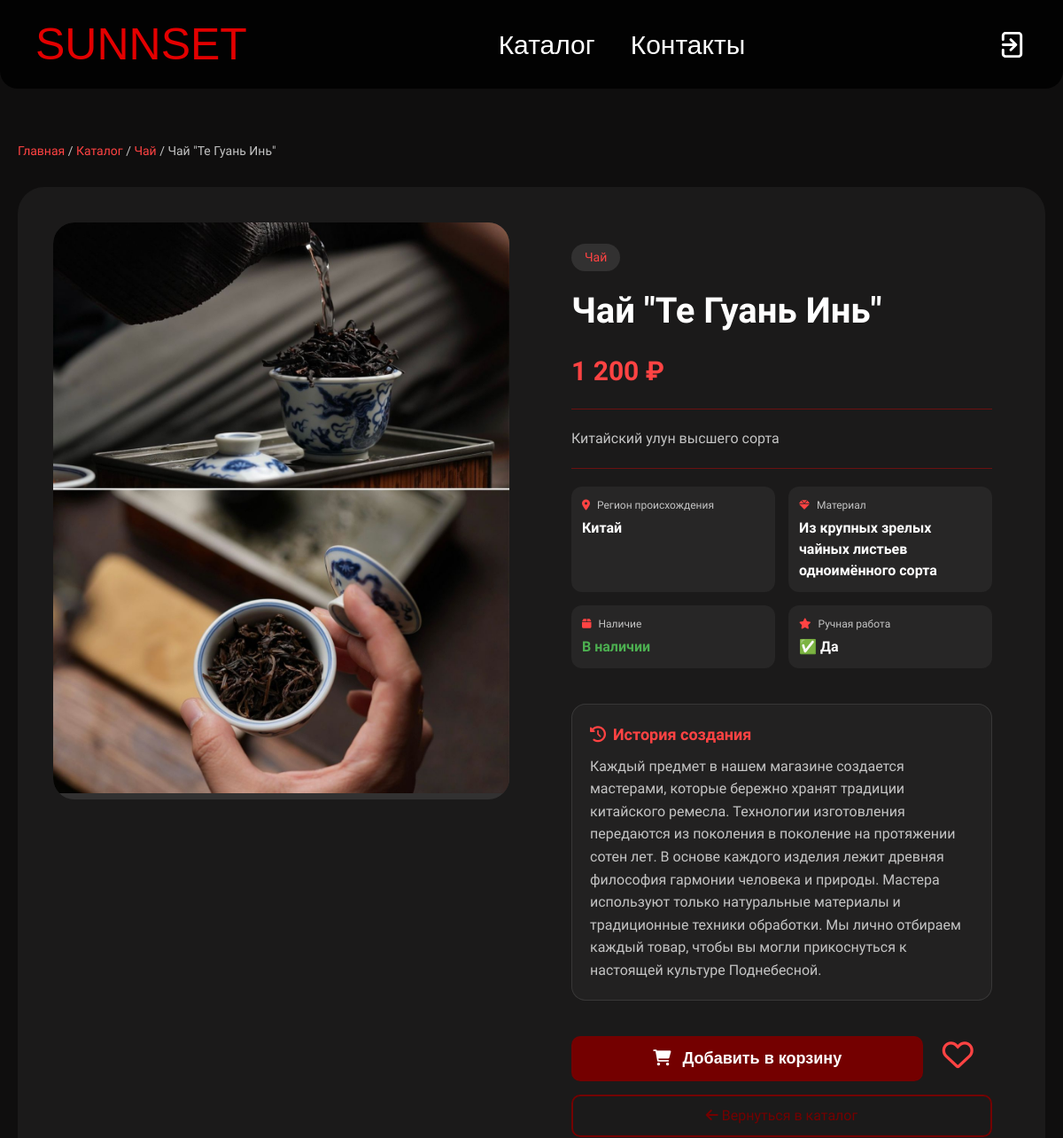
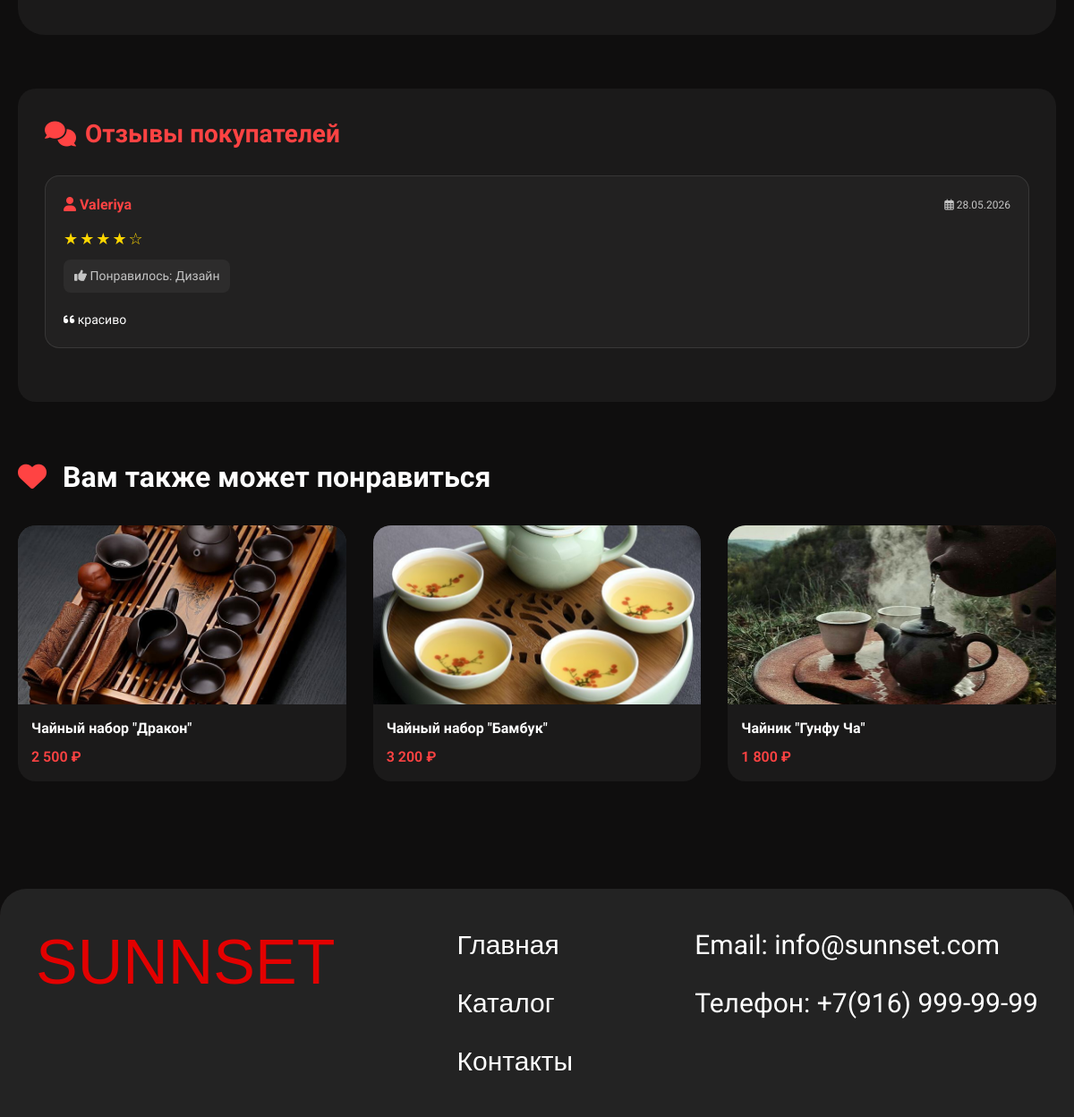
The page /product.php?id=10 on the database its author committed (2 pictures, top to bottom).
### tables this page shows
CREATE TABLE `products` (
  `id` int(11) NOT NULL,
  `category_id` int(11) DEFAULT NULL,
  `name` varchar(200) NOT NULL,
  `description` text DEFAULT NULL,
  `long_description` text DEFAULT NULL,
  `origin` varchar(100) DEFAULT NULL,
  `material` varchar(100) DEFAULT NULL,
  `price` decimal(10,2) NOT NULL,
  `image_url` varchar(500) DEFAULT NULL,
  `stock` int(11) DEFAULT 0,
  `created_at` timestamp NOT NULL DEFAULT current_timestamp()
);

CREATE TABLE `categories` (
  `id` int(11) NOT NULL,
  `name` varchar(50) NOT NULL,
  `slug` varchar(50) NOT NULL,
  `description` text DEFAULT NULL
);

CREATE TABLE `reviews` (
  `id` int(11) NOT NULL,
  `user_id` int(11) NOT NULL,
  `product_id` int(11) NOT NULL,
  `rating` int(11) NOT NULL CHECK (`rating` >= 1 and `rating` <= 5),
  `qualities` text DEFAULT NULL,
  `comment` text DEFAULT NULL,
  `created_at` timestamp NOT NULL DEFAULT current_timestamp()
);

CREATE TABLE `users` (
  `id` int(11) NOT NULL,
  `username` varchar(50) NOT NULL,
  `email` varchar(100) NOT NULL,
  `password` varchar(255) NOT NULL,
  `full_name` varchar(100) DEFAULT NULL,
  `phone` varchar(20) DEFAULT NULL,
  `address` text DEFAULT NULL,
  `created_at` timestamp NOT NULL DEFAULT current_timestamp(),
  `email_verified` tinyint(4) DEFAULT 0,
  `verification_token` varchar(100) DEFAULT NULL,
  `verification_code` varchar(10) DEFAULT NULL,
  `verification_expires` datetime DEFAULT NULL,
  `reset_token` varchar(100) DEFAULT NULL,
  `reset_expires` datetime DEFAULT NULL,
  `role` enum('user','admin') DEFAULT 'user',
  `new_email` varchar(100) DEFAULT NULL,
  `email_verification_token` varchar(100) DEFAULT NULL
);

### config.php (called while the page is built, shortened)
<?php
function isLoggedIn()
{
    return isset($_SESSION['user_id']);
}

### product.php (the view, shortened to what this page needs)
<?php
require_once 'config.php';
$product_id = isset($_GET['id']) ? (int)$_GET['id'] : 0;
$stmt = $pdo->prepare("SELECT r.*, u.username
                       FROM reviews r
                       JOIN users u ON r.user_id = u.id
                       WHERE r.product_id = ?
                       ORDER BY r.created_at DESC");
$stmt->execute([$product_id]);
$reviews = $stmt->fetchAll();
$stmt = $pdo->prepare("SELECT p.*, c.name as category_name
                       FROM products p
                       LEFT JOIN categories c ON p.category_id = c.id
                       WHERE p.id = ?");
$stmt->execute([$product_id]);
$product = $stmt->fetch();
$stmt = $pdo->prepare("SELECT * FROM products
                       WHERE category_id = ? AND id != ?
                       LIMIT 3");
$stmt->execute([$product['category_id'], $product_id]);
$similar_products = $stmt->fetchAll();
$is_favorite = false;
$is_in_cart = false;
?>
<!DOCTYPE html>
<html lang="ru">
<head>
    <link rel="stylesheet" href="style.css">
    <link rel="stylesheet" href="https://cdnjs.cloudflare.com/ajax/libs/font-awesome/6.0.0-beta3/css/all.min.css">
</head>
<body>
    <div class="main">
        <header class="header">
            <div class="header-content">
                <a href="index.php" class="logo">SUNNSET</a>
                <div class="nav-links">
                    <a href="catalog.php">Каталог</a>
                    <a href="contacts.php">Контакты</a>
                </div>
                <div class="auth-icons">
                    <?php if (isLoggedIn()): ?>
                        <a href="profile.php" class="user-icon" title="Личный кабинет">
                            <i class="fas fa-user-circle"></i>
                        </a>
                        <a href="logout.php" class="logout-btn">Выход</a>
                    <?php else: ?>
                        <a href="auth.php" class="login-icon" title="Вход/Регистрация">
                        </a>
                    <?php endif; ?>
                </div>
            </div>
        </header>
        <div class="product-page">
            <div class="product-container">
                <div class="breadcrumb">
                    <a href="index.php">Главная</a> /
                    <a href="catalog.php">Каталог</a> /
                    <a href="catalog.php?category=<?= $product['category_id'] ?>"><?= htmlspecialchars($product['category_name']) ?></a> /
                    <span><?= htmlspecialchars($product['name']) ?></span>
                </div>
                <div class="product-main">
                    <div class="product-gallery">
                        <div class="product-main-image">
                            <img src="assets/img/<?= htmlspecialchars($product['image_url']) ?>"
                                alt="<?= htmlspecialchars($product['name']) ?>"
                                onerror="this.src='https://placehold.co/600x600/333/FF4343?text=<?= urlencode($product['name']) ?>'">
                        </div>
                    </div>
                    <div class="product-info">
                        <span class="product-category"><?= htmlspecialchars($product['category_name']) ?></span>
                        <h1 class="product-title"><?= htmlspecialchars($product['name']) ?></h1>
                        <div class="product-price"><?= number_format($product['price'], 0, '', ' ') ?> ₽</div>
                        <div class="product-description">
                            <p><?= htmlspecialchars($product['description'] ?: 'Уникальный предмет китайской культуры, созданный с любовью и уважением к традициям.') ?></p>
                        </div>
                        <div class="product-details">
                            <div class="detail-item">
                                <span class="detail-label"><i class="fas fa-map-marker-alt"></i> Регион происхождения</span>
                                <span class="detail-value"><?= htmlspecialchars($product['origin'] ?: 'Китай') ?></span>
                            </div>
                            <div class="detail-item">
                                <span class="detail-label"><i class="fas fa-gem"></i> Материал</span>
                                <span class="detail-value"><?= htmlspecialchars($product['material'] ?: 'Традиционные материалы') ?></span>
                            </div>
                            <div class="detail-item">
                                <span class="detail-label"><i class="fas fa-box"></i> Наличие</span>
                                <span class="detail-value" style="color: #4caf50;">В наличии</span>
                            </div>
                            <div class="detail-item">
                                <span class="detail-label"><i class="fas fa-star"></i> Ручная работа</span>
                                <span class="detail-value">✅ Да</span>
                            </div>
                        </div>
                        <div class="product-origin">
                            <h4><i class="fas fa-history"></i> История создания</h4>
                            <p><?= htmlspecialchars($product['long_description'] ?: 'Каждый предмет в нашем магазине создается мастерами, которые бережно хранят традиции китайского ремесла. Технологии изготовления передаются из поколения в поколение на протяжении сотен лет. Мы лично отбираем каждый товар, чтобы вы могли прикоснуться к настоящей культуре Поднебесной.') ?></p>
                        </div>
                        <div class="btn-cart-container">
                            <button class="btn-add-to-cart <?= $is_in_cart ? 'btn-remove' : '' ?>"
                                data-product-id="<?= $product['id'] ?>"
                                data-action="<?= $is_in_cart ? 'remove' : 'add' ?>">
                                <i class="fas <?= $is_in_cart ? 'fa-trash-alt' : 'fa-shopping-cart' ?>"></i>
                                <?= $is_in_cart ? ' Удалить из корзины' : ' Добавить в корзину' ?>
                            </button>
                            <button class="favorite-btn <?= $is_favorite ? 'active' : '' ?>" data-product-id="<?= $product['id'] ?>">
                                <i class="<?= $is_favorite ? 'fas fa-heart' : 'far fa-heart' ?>"></i>
                            </button>
                        </div>
                        <a href="catalog.php" class="btn-back">
                            <i class="fas fa-arrow-left"></i> Вернуться в каталог
                        </a>
                    </div>
                </div>
                <div class="reviews-section">
                    <h3><i class="fas fa-comments"></i> Отзывы покупателей</h3>
                    <div class="reviews-list" id="reviews-list">
                        <?php if (count($reviews) > 0): ?>
                            <?php foreach ($reviews as $review): ?>
                                <div class="review-item">
                                    <div class="review-header">
                                        <strong><i class="fas fa-user"></i> <?= htmlspecialchars($review['username']) ?></strong>
                                        <span class="review-date"><i class="far fa-calendar-alt"></i> <?= date('d.m.Y', strtotime($review['created_at'])) ?></span>
                                    </div>
                                    <div class="review-stars">
                                        <?= str_repeat('★', $review['rating']) . str_repeat('☆', 5 - $review['rating']) ?>
                                    </div>
                                    <?php if (!empty($review['qualities'])): ?>
                                        <div class="review-qualities">
                                            <i class="fas fa-thumbs-up"></i> Понравилось: <?= htmlspecialchars($review['qualities']) ?>
                                        </div>
                                    <?php endif; ?>
                                    <?php if (!empty($review['comment'])): ?>
                                        <div class="review-comment">
                                            <i class="fas fa-quote-left"></i> <?= nl2br(htmlspecialchars($review['comment'])) ?>
                                        </div>
                                    <?php endif; ?>
                                </div>
                            <?php endforeach; ?>
                        <?php endif; ?>
                    </div>
                </div>
                <?php if (count($similar_products) > 0): ?>
                    <div class="similar-section">
                        <h2 class="similar-title"><i class="fas fa-heart"></i> Вам также может понравиться</h2>
                        <div class="similar-grid">
                            <?php foreach ($similar_products as $similar): ?>
                                <a href="product.php?id=<?= $similar['id'] ?>" class="similar-card">
                                    <div class="similar-img">
                                        <img src="assets/img/<?= htmlspecialchars($similar['image_url']) ?>"
                                            alt="<?= htmlspecialchars($similar['name']) ?>"
                                            onerror="this.src='https://placehold.co/250x180/333/FF4343?text=<?= urlencode($similar['name']) ?>'">
                                    </div>
                                    <div class="similar-info">
                                        <div class="similar-name"><?= htmlspecialchars($similar['name']) ?></div>
                                        <div class="similar-price"><?= number_format($similar['price'], 0, '', ' ') ?> ₽</div>
                                    </div>
                                </a>
                            <?php endforeach; ?>
                        </div>
                    </div>
                <?php endif; ?>
            </div>
        </div>
        <footer class="footer">
            <div class="footer-content">
                <div class="footer-nav-lofo">
                    <a href="index.php" class="logo">SUNNSET</a>
                </div>
                <div class="footer-nav">
                    <a href="index.php">Главная</a>
                    <a href="catalog.php">Каталог</a>
                    <a href="contacts.php">Контакты</a>
                </div>
                <div class="footer-contacts">
                    <div>Email: info@sunnset.com</div>
                    <div>Телефон: +7(916) 999-99-99</div>
                </div>
            </div>
        </footer>
    </div>
</body>
</html>

### product.php (style rules this page uses)
.reviews-section { margin-top: 60px; background: rgba(255, 255, 255, 0.05); border-radius: 20px; padding: 30px; }
.reviews-section h3 { font-size: 28px; margin-bottom: 25px; color: #FF4343; display: flex; align-items: center; gap: 10px; }
.reviews-list { margin-bottom: 30px; }
.review-item { background: rgba(255, 255, 255, 0.03); border-radius: 16px; padding: 20px; margin-bottom: 20px; border: 1px solid rgba(255, 255, 255, 0.1); transition: all 0.3s; }
.review-header { display: flex; justify-content: space-between; align-items: center; margin-bottom: 12px; flex-wrap: wrap; }
.review-header strong { font-size: 16px; color: #FF4343; }
.review-date { font-size: 12px; color: #C4C4C4; }
.review-stars { margin-bottom: 10px; font-size: 18px; color: #FFD700; letter-spacing: 2px; }
.review-qualities { font-size: 14px; color: #C4C4C4; margin-bottom: 10px; padding: 8px 12px; background: rgba(255, 255, 255, 0.05); border-radius: 8px; display: inline-block; }
.review-comment { font-size: 14px; color: #FFFFFF; line-height: 1.5; margin-top: 10px; }
.btn-cart-container { display: flex; gap: 20px; align-items: center; margin-top: 10px; margin-right: 20px; }

### rows shown on the page
products: category.name "Чай", name "Чай \"Те Гуань Инь\"", image_url (picture), price "1 200", description "Китайский улун высшего сорта", origin "Китай", material "Из крупных зрелых чайных листьев одноимённого сорта", long_description "Каждый предмет в нашем магазине создается мастерами, которые бережно хранят традиции китайского ремесла. Технологии изготовления передаются из поколения в поколение на протяжении сотен лет. В основе каждого изделия лежит древняя философия гармонии человека и природы. Мастера используют только натуральные материалы и традиционные техники обработки. Мы лично отбираем каждый товар, чтобы вы могли прикоснуться к настоящей культуре Поднебесной."
reviews: user.username "Valeriya", created_at "28.05.2026", rating "★★★★", rating "☆", qualities "Дизайн", comment "красиво"
products: image_url (picture), name "Чайный набор \"Дракон\"", price "2 500"
products: image_url (picture), name "Чайный набор \"Бамбук\"", price "3 200"
products: image_url (picture), name "Чайник \"Гунфу Ча\"", price "1 800"
